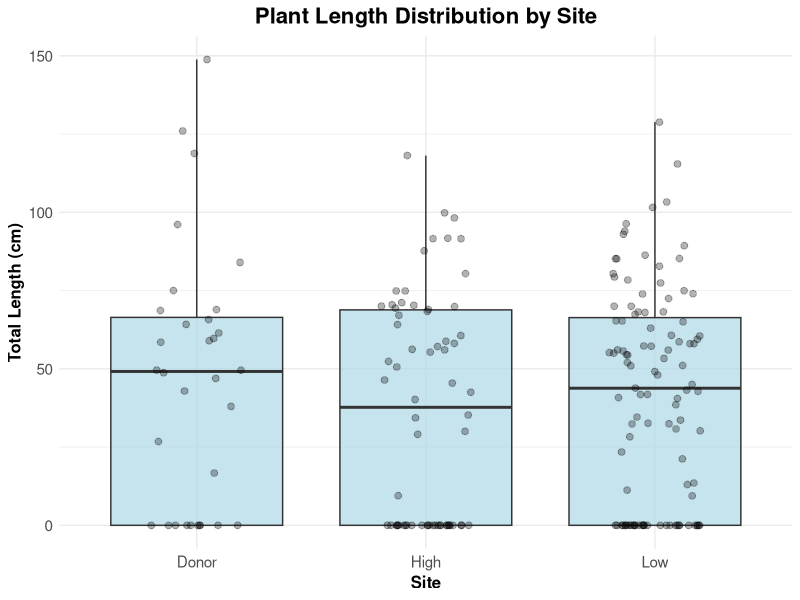
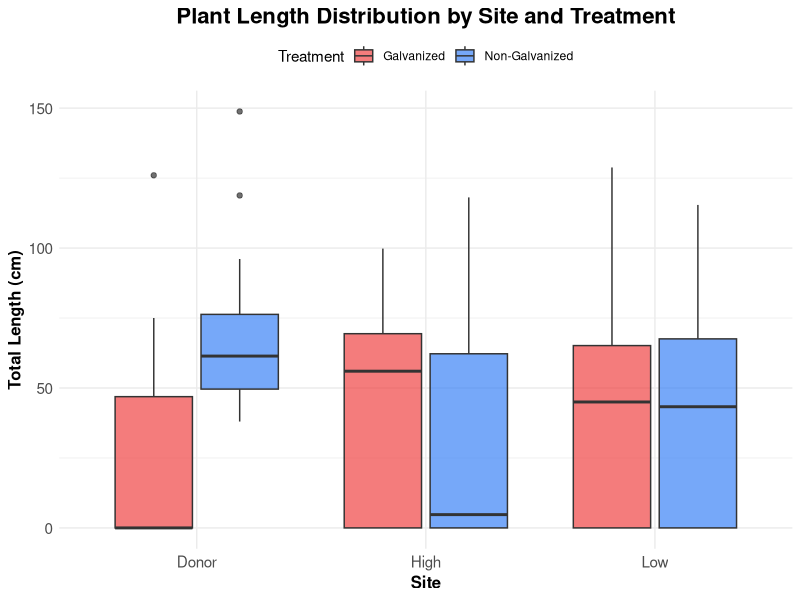
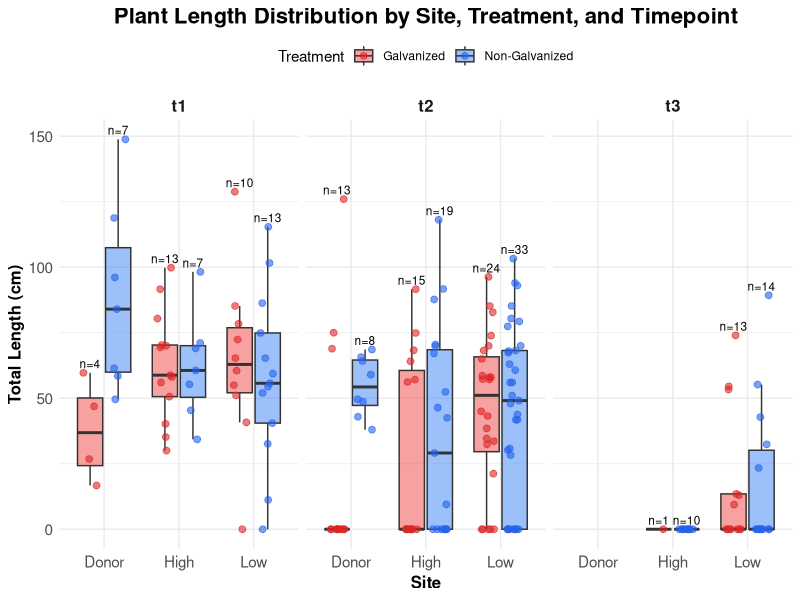

The R source for these figures, in order: (Note: this script raises an error after producing the figures.)
# Analysis of collected plants with measurements
# Load libraries
library(tidyverse)
library(ggplot2)

data<- read_csv("raw_data/plant_data.csv")

# Remove non-numeric IDs, keep only numeric plant IDs
data_id_only <- data %>%
  filter(!is.na(id), id != "", !grepl("[^0-9]", id))

# Filter for collected plants with measurement values
collected_with_measurements <- data_id_only %>%
  filter(!is.na(date_collected)) %>%
  # Check which measurement columns have data
  mutate(
    has_length = !is.na(length_measured) | !is.na(length_calculated >0),
    has_weight = !is.na(shoot_weight >0) | !is.na(rhizome_weight >0),
    has_blade_measurements = !is.na(b1_full),
    has_epiphytes = !is.na(epi_weight) & epi_weight > 0)

# Summary of what measurements we have
measurement_summary <- collected_with_measurements %>%
  summarise(
    total_collected = n(),
    has_length = sum(has_length, na.rm = TRUE),
    has_weight = sum(has_weight, na.rm = TRUE),
    has_blade_measurements = sum(has_blade_measurements, na.rm = TRUE),
    has_epiphytes = sum(has_epiphytes, na.rm = TRUE))

print(measurement_summary)

# Look at key measurement variables
key_measurements <- collected_with_measurements %>%
  select(id, site, collection_point, g_ng, 
         length_measured, length_calculated, 
         shoot_weight, rhizome_weight,
         blade_number_tx, epi_weight,
         b1_full, b2_full, b3_full, b4_full)

print(head(key_measurements, 20))

# Analyze length of collected plants per site

# First, let's see what length data we have
length_data <- collected_with_measurements %>%
  filter(!is.na(site), site %in% c("donor", "high", "low", "natural")) %>%
  mutate(
    # Use length_measured if available, otherwise use length_calculated
    total_length = ifelse(!is.na(length_measured), length_measured, length_calculated)) %>%
  filter(!is.na(total_length))

print(paste("Plants with length measurements:", nrow(length_data)))
head(length_data)

# First, convert total_length to numeric (this will coerce any non-numeric values to NA)
length_data <- length_data %>%
  mutate(total_length = as.numeric(total_length))

# Then run your summary
length_summary_site <- length_data %>%
  group_by(site) %>%
  summarise(
    n = n(),
    mean_length = mean(total_length, na.rm = TRUE),
    sd_length = sd(total_length, na.rm = TRUE),
    median_length = median(total_length, na.rm = TRUE),
    min_length = min(total_length, na.rm = TRUE),
    max_length = max(total_length, na.rm = TRUE))
print(length_summary_site)

# Summary by site and treatment
length_summary_site_treatment <- length_data %>%
  filter(!is.na(g_ng), g_ng %in% c("g", "ng")) %>%
  group_by(site, g_ng) %>%
  summarise(
    n = n(),
    mean_length = mean(total_length, na.rm = TRUE),
    sd_length = sd(total_length, na.rm = TRUE),
    median_length = median(total_length, na.rm = TRUE),
    .groups = 'drop')

print(length_summary_site_treatment)

# Boxplot of length by site
ggplot(length_data, aes(x = site, y = total_length)) +
  geom_boxplot(fill = "lightblue", alpha = 0.7) +
  geom_jitter(width = 0.2, alpha = 0.3, size = 2) +
  labs(title = "Plant Length Distribution by Site",
       x = "Site",
       y = "Total Length (cm)") +
  scale_x_discrete(labels = c("donor" = "Donor", "high" = "High", 
                              "low" = "Low", "natural" = "Natural")) +
  theme_minimal() +
  theme(
    plot.title = element_text(size = 16, face = "bold", hjust = 0.5),
    axis.title = element_text(size = 12, face = "bold"),
    axis.text = element_text(size = 11))

# Boxplot by site and treatment
length_data_treatment <- length_data %>%
  filter(!is.na(g_ng), g_ng %in% c("g", "ng"))

ggplot(length_data_treatment, aes(x = site, y = total_length, fill = g_ng)) +
  geom_boxplot(alpha = 0.7) +
  scale_fill_manual(values = c("g" = "#ef4444", "ng" = "#3b82f6"),
                    labels = c("g" = "Galvanized", "ng" = "Non-Galvanized"),
                    name = "Treatment") +
  labs(title = "Plant Length Distribution by Site and Treatment",
       x = "Site",
       y = "Total Length (cm)") +
  scale_x_discrete(labels = c("donor" = "Donor", "high" = "High", "low" = "Low")) +
  theme_minimal() +
  theme(
    plot.title = element_text(size = 16, face = "bold", hjust = 0.5),
    axis.title = element_text(size = 12, face = "bold"),
    axis.text = element_text(size = 11),
    legend.position = "top")

# Calculate sample sizes and max values for positioning
n_labels <- length_data_treatment %>%
  group_by(site, g_ng, collection_point) %>%
  summarise(
    n = sum(!is.na(total_length)),
    max_val = max(total_length, na.rm = TRUE),
    .groups = "drop")

# Create the plot with points and n values above
ggplot(length_data_treatment, aes(x = site, y = total_length, fill = g_ng)) +
  geom_boxplot(alpha = 0.5, outlier.shape = NA) +
  geom_point(aes(color = g_ng), 
             position = position_jitterdodge(jitter.width = 0.2, dodge.width = 0.75),
             alpha = 0.6, size = 2) +
  geom_text(data = n_labels, 
            aes(x = site, y = max_val, label = paste0("n=", n)),
            position = position_dodge(width = 0.75),
            vjust = -0.5,
            size = 3) +
  facet_wrap(~collection_point, nrow = 1) +
  scale_fill_manual(values = c("g" = "#ef4444", "ng" = "#3b82f6"),
                    labels = c("g" = "Galvanized", "ng" = "Non-Galvanized"),
                    name = "Treatment") +
  scale_color_manual(values = c("g" = "#dc2626", "ng" = "#2563eb"),
                     labels = c("g" = "Galvanized", "ng" = "Non-Galvanized"),
                     name = "Treatment") +
  labs(title = "Plant Length Distribution by Site, Treatment, and Timepoint",
       x = "Site",
       y = "Total Length (cm)") +
  scale_x_discrete(labels = c("donor" = "Donor", "high" = "High", "low" = "Low")) +
  theme_minimal() +
  theme(
    plot.title = element_text(size = 16, face = "bold", hjust = 0.5),
    axis.title = element_text(size = 12, face = "bold"),
    axis.text = element_text(size = 11),
    legend.position = "top",
    strip.text = element_text(size = 12, face = "bold"))


# Calculate length/sheath ratio and leaf area (LA)

# Prepare data with calculated metrics
length_analysis <- collected_with_measurements %>%
  filter(!is.na(site), site %in% c("donor", "high", "low", "natural")) %>%
  mutate(
    # Use length_measured if available, otherwise use length_calculated
    total_length = ifelse(!is.na(length_measured), length_measured, length_calculated),
    # Convert sheath_length to numeric (it's currently character)
    sheath_length_num = as.numeric(sheath_length),
    # Calculate length/sheath ratio
    length_sheath_ratio = total_length / sheath_length_num,
    # Calculate leaf area: length * width * number of blades
    leaf_area = total_length * shoot_width * blade_number_tx)

# Summary of what we have
calc_summary <- length_analysis %>%
  summarise(
    total = n(),
    has_length = sum(!is.na(total_length)),
    has_sheath = sum(!is.na(sheath_length_num)),
    has_ratio = sum(!is.na(length_sheath_ratio)),
    has_leaf_area = sum(!is.na(leaf_area)))

print("Summary of calculated metrics:")
print(calc_summary)

# Filter for plants with valid measurements
valid_measurements <- length_analysis %>%
  filter(!is.na(length_sheath_ratio) | !is.na(leaf_area))

# Summary statistics for length/sheath ratio by site
ratio_summary_site <- length_analysis %>%
  filter(!is.na(length_sheath_ratio)) %>%
  group_by(site) %>%
  summarise(
    n = n(),
    mean_ratio = mean(length_sheath_ratio, na.rm = TRUE),
    sd_ratio = sd(length_sheath_ratio, na.rm = TRUE),
    median_ratio = median(length_sheath_ratio, na.rm = TRUE),
    .groups = 'drop')

print("Length/Sheath Ratio summary by site:")
print(ratio_summary_site)

# Summary statistics for leaf area by site
la_summary_site <- length_analysis %>%
  filter(!is.na(leaf_area)) %>%
  group_by(site) %>%
  summarise(
    n = n(),
    mean_LA = mean(leaf_area, na.rm = TRUE),
    sd_LA = sd(leaf_area, na.rm = TRUE),
    median_LA = median(leaf_area, na.rm = TRUE),
    .groups = 'drop')

print("Leaf Area (LA) summary by site:")
print(la_summary_site)

# Summary by site and treatment
ratio_summary_treatment <- length_analysis %>%
  filter(!is.na(length_sheath_ratio), !is.na(g_ng), g_ng %in% c("g", "ng")) %>%
  group_by(site, g_ng) %>%
  summarise(
    n = n(),
    mean_ratio = mean(length_sheath_ratio, na.rm = TRUE),
    sd_ratio = sd(length_sheath_ratio, na.rm = TRUE),
    .groups = 'drop')

print("Length/Sheath Ratio by site and treatment:")
print(ratio_summary_treatment)

la_summary_treatment <- length_analysis %>%
  filter(!is.na(leaf_area), !is.na(g_ng), g_ng %in% c("g", "ng")) %>%
  group_by(site, g_ng) %>%
  summarise(
    n = n(),
    mean_LA = mean(leaf_area, na.rm = TRUE),
    sd_LA = sd(leaf_area, na.rm = TRUE),
    .groups = 'drop')

print("Leaf Area by site and treatment:")
print(la_summary_treatment)

# Plot length/sheath ratio by site and treatment
ratio_data <- length_analysis %>%
  filter(!is.na(length_sheath_ratio), !is.na(g_ng), g_ng %in% c("g", "ng"))

ggplot(ratio_data, aes(x = site, y = length_sheath_ratio, fill = g_ng)) +
  geom_boxplot(alpha = 0.7) +
  scale_fill_manual(values = c("g" = "#ef4444", "ng" = "#3b82f6"),
                    labels = c("g" = "Galvanized", "ng" = "Non-Galvanized"),
                    name = "Treatment") +
  labs(title = "Length/Sheath Ratio by Site and Treatment",
       x = "Site",
       y = "Length/Sheath Ratio") +
  scale_x_discrete(labels = c("donor" = "Donor", "high" = "High", "low" = "Low")) +
  theme_minimal() +
  theme(
    plot.title = element_text(size = 16, face = "bold", hjust = 0.5),
    axis.title = element_text(size = 12, face = "bold"),
    axis.text = element_text(size = 11),
    legend.position = "top")

# Plot leaf area by site and treatment
la_data <- length_analysis %>%
  filter(!is.na(leaf_area), !is.na(g_ng), g_ng %in% c("g", "ng"))

ggplot(la_data, aes(x = site, y = leaf_area, fill = g_ng)) +
  geom_boxplot(alpha = 0.7) +
  scale_fill_manual(values = c("g" = "#ef4444", "ng" = "#3b82f6"),
                    labels = c("g" = "Galvanized", "ng" = "Non-Galvanized"),
                    name = "Treatment") +
  labs(title = "Leaf Area (Length × Width × Blade Number) by Site and Treatment",
       x = "Site",
       y = "Leaf Area (cm²)") +
  scale_x_discrete(labels = c("donor" = "Donor", "high" = "High", "low" = "Low")) +
  theme_minimal() +
  theme(
    plot.title = element_text(size = 16, face = "bold", hjust = 0.5),
    axis.title = element_text(size = 12, face = "bold"),
    axis.text = element_text(size = 11),
    legend.position = "top")

# Calculate length/sheath ratio and leaf area separated by timepoint

# Prepare data with calculated metrics
length_analysis <- collected_with_measurements %>%
  filter(!is.na(site), site %in% c("donor", "high", "low", "natural"),
         !is.na(collection_point), collection_point %in% c("t0", "t1", "t2", "t3")) %>%
  mutate(
    # Use length_measured if available, otherwise use length_calculated
    total_length = ifelse(!is.na(length_measured), length_measured, length_calculated),
    # Convert sheath_length to numeric (it's currently character)
    sheath_length_num = as.numeric(sheath_length),
    # Calculate length/sheath ratio
    length_sheath_ratio = total_length / sheath_length_num,
    # Calculate leaf area: length * width * number of blades
    leaf_area = total_length * shoot_width * blade_number_tx)

# Summary by site, treatment, and timepoint for length/sheath ratio
ratio_summary <- length_analysis %>%
  filter(!is.na(length_sheath_ratio), !is.na(g_ng), g_ng %in% c("g", "ng")) %>%
  group_by(site, g_ng, collection_point) %>%
  summarise(
    n = n(),
    mean_ratio = mean(length_sheath_ratio, na.rm = TRUE),
    sd_ratio = sd(length_sheath_ratio, na.rm = TRUE),
    median_ratio = median(length_sheath_ratio, na.rm = TRUE),
    .groups = 'drop'
  )

print("Length/Sheath Ratio by site, treatment, and timepoint:")
print(ratio_summary)

# Summary by site, treatment, and timepoint for leaf area
la_summary <- length_analysis %>%
  filter(!is.na(leaf_area), !is.na(g_ng), g_ng %in% c("g", "ng")) %>%
  group_by(site, g_ng, collection_point) %>%
  summarise(
    n = n(),
    mean_LA = mean(leaf_area, na.rm = TRUE),
    sd_LA = sd(leaf_area, na.rm = TRUE),
    median_LA = median(leaf_area, na.rm = TRUE),
    .groups = 'drop'
  )

print("Leaf Area by site, treatment, and timepoint:")
print(la_summary)

# Plot length/sheath ratio by site, treatment, and timepoint
ratio_data <- length_analysis %>%
  filter(!is.na(length_sheath_ratio), !is.na(g_ng), g_ng %in% c("g", "ng"))

ggplot(ratio_data, aes(x = collection_point, y = length_sheath_ratio, fill = g_ng)) +
  geom_boxplot(alpha = 0.7) +
  facet_wrap(~ site, labeller = labeller(site = c("donor" = "Donor", 
                                                  "high" = "High", 
                                                  "low" = "Low",
                                                  "natural" = "Natural"))) +
  scale_fill_manual(values = c("g" = "#ef4444", "ng" = "#3b82f6"),
                    labels = c("g" = "Galvanized", "ng" = "Non-Galvanized"),
                    name = "Treatment") +
  labs(title = "Length/Sheath Ratio Over Time by Site and Treatment",
       x = "Collection Time Point",
       y = "Length/Sheath Ratio") +
  scale_x_discrete(labels = c("t0" = "T0", "t1" = "T1", "t2" = "T2", "t3" = "T3")) +
  theme_minimal() +
  theme(
    plot.title = element_text(size = 16, face = "bold", hjust = 0.5),
    axis.title = element_text(size = 12, face = "bold"),
    axis.text = element_text(size = 10),
    legend.position = "top",
    strip.text = element_text(size = 12, face = "bold"))

# Plot leaf area by site, treatment, and timepoint
la_data <- length_analysis %>%
  filter(!is.na(leaf_area), !is.na(g_ng), g_ng %in% c("g", "ng"))

ggplot(la_data, aes(x = collection_point, y = leaf_area, fill = g_ng)) +
  geom_boxplot(alpha = 0.7) +
  facet_wrap(~ site, labeller = labeller(site = c("donor" = "Donor", 
                                                  "high" = "High", 
                                                  "low" = "Low",
                                                  "natural" = "Natural"))) +
  scale_fill_manual(values = c("g" = "#ef4444", "ng" = "#3b82f6"),
                    labels = c("g" = "Galvanized", "ng" = "Non-Galvanized"),
                    name = "Treatment") +
  labs(title = "Leaf Area Over Time by Site and Treatment",
       x = "Collection Time Point",
       y = "Leaf Area (cm²)") +
  scale_x_discrete(labels = c("t0" = "T0", "t1" = "T1", "t2" = "T2", "t3" = "T3")) +
  theme_minimal() +
  theme(
    plot.title = element_text(size = 16, face = "bold", hjust = 0.5),
    axis.title = element_text(size = 12, face = "bold"),
    axis.text = element_text(size = 10),
    legend.position = "top",
    strip.text = element_text(size = 12, face = "bold"))

